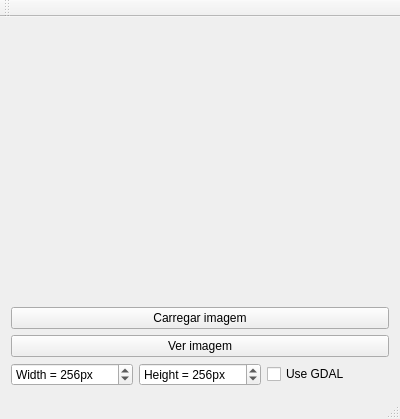
<?xml version="1.0" encoding="UTF-8"?>
<ui version="4.0">
 <class>MainWindow</class>
 <widget class="QMainWindow" name="MainWindow">
  <property name="geometry">
   <rect>
    <x>0</x>
    <y>0</y>
    <width>400</width>
    <height>419</height>
   </rect>
  </property>
  <property name="windowTitle">
   <string>MainWindow</string>
  </property>
  <widget class="QWidget" name="centralWidget">
   <layout class="QVBoxLayout" name="verticalLayout">
    <item>
     <widget class="QLabel" name="view">
      <property name="text">
       <string/>
      </property>
     </widget>
    </item>
    <item>
     <widget class="QPushButton" name="load">
      <property name="text">
       <string>Carregar imagem</string>
      </property>
     </widget>
    </item>
    <item>
     <widget class="QPushButton" name="show">
      <property name="text">
       <string>Ver imagem</string>
      </property>
     </widget>
    </item>
    <item>
     <layout class="QHBoxLayout" name="horizontalLayout">
      <item>
       <widget class="QSpinBox" name="width">
        <property name="suffix">
         <string>px</string>
        </property>
        <property name="prefix">
         <string>Width = </string>
        </property>
        <property name="maximum">
         <number>9999</number>
        </property>
        <property name="value">
         <number>256</number>
        </property>
       </widget>
      </item>
      <item>
       <widget class="QSpinBox" name="height">
        <property name="suffix">
         <string>px</string>
        </property>
        <property name="prefix">
         <string>Height = </string>
        </property>
        <property name="maximum">
         <number>9999</number>
        </property>
        <property name="value">
         <number>256</number>
        </property>
       </widget>
      </item>
      <item>
       <widget class="QCheckBox" name="useGDAL">
        <property name="text">
         <string>Use GDAL</string>
        </property>
       </widget>
      </item>
     </layout>
    </item>
   </layout>
  </widget>
  <widget class="QMenuBar" name="menuBar">
   <property name="geometry">
    <rect>
     <x>0</x>
     <y>0</y>
     <width>400</width>
     <height>22</height>
    </rect>
   </property>
  </widget>
  <widget class="QToolBar" name="mainToolBar">
   <attribute name="toolBarArea">
    <enum>TopToolBarArea</enum>
   </attribute>
   <attribute name="toolBarBreak">
    <bool>false</bool>
   </attribute>
  </widget>
  <widget class="QStatusBar" name="statusBar"/>
 </widget>
 <layoutdefault spacing="6" margin="11"/>
 <resources/>
 <connections/>
</ui>
